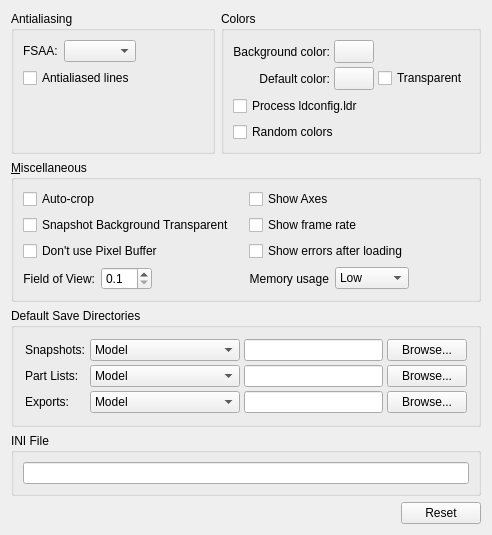
     <widget class="QWidget" name="generalTab">
      <attribute name="title">
       <string>General</string>
      </attribute>
      <layout class="QVBoxLayout" name="verticalLayout_3">
       <item>
        <layout class="QGridLayout" name="gridLayout">
         <item row="0" column="0">
          <widget class="QGroupBox" name="fsaaBox">
           <property name="sizePolicy">
            <sizepolicy hsizetype="Expanding" vsizetype="Preferred">
             <horstretch>0</horstretch>
             <verstretch>0</verstretch>
            </sizepolicy>
           </property>
           <property name="title">
            <string>Antialiasing</string>
           </property>
           <layout class="QVBoxLayout" name="verticalLayout">
            <item>
             <layout class="QHBoxLayout" name="horizontalLayout">
              <item>
               <widget class="QLabel" name="fsaaModeLabel">
                <property name="text">
                 <string>FSAA:</string>
                </property>
               </widget>
              </item>
              <item>
               <widget class="QComboBox" name="fsaaModeBox">
                <property name="currentText">
                 <string/>
                </property>
                <property name="currentIndex">
                 <number>-1</number>
                </property>
               </widget>
              </item>
              <item>
               <spacer name="fsaaBoxSpacer">
                <property name="orientation">
                 <enum>Qt::Horizontal</enum>
                </property>
                <property name="sizeHint" stdset="0">
                 <size>
                  <width>40</width>
                  <height>20</height>
                 </size>
                </property>
               </spacer>
              </item>
             </layout>
            </item>
            <item>
             <layout class="QHBoxLayout" name="horizontalLayout_2">
              <item>
               <widget class="QCheckBox" name="aaLinesButton">
                <property name="text">
                 <string>Antialiased lines</string>
                </property>
               </widget>
              </item>
              <item>
               <spacer name="horizontalSpacer_2">
                <property name="orientation">
                 <enum>Qt::Horizontal</enum>
                </property>
                <property name="sizeHint" stdset="0">
                 <size>
                  <width>68</width>
                  <height>20</height>
                 </size>
                </property>
               </spacer>
              </item>
             </layout>
            </item>
            <item>
             <spacer name="verticalSpacer">
              <property name="orientation">
               <enum>Qt::Vertical</enum>
              </property>
              <property name="sizeHint" stdset="0">
               <size>
                <width>20</width>
                <height>40</height>
               </size>
              </property>
             </spacer>
            </item>
           </layout>
          </widget>
         </item>
         <item row="0" column="1">
          <widget class="QGroupBox" name="generalColorBox">
           <property name="sizePolicy">
            <sizepolicy hsizetype="Expanding" vsizetype="Expanding">
             <horstretch>0</horstretch>
             <verstretch>0</verstretch>
            </sizepolicy>
           </property>
           <property name="title">
            <string>Colors</string>
           </property>
           <layout class="QVBoxLayout" name="verticalLayout_2">
            <item>
             <layout class="QGridLayout">
              <property name="leftMargin">
               <number>0</number>
              </property>
              <property name="topMargin">
               <number>0</number>
              </property>
              <property name="rightMargin">
               <number>0</number>
              </property>
              <property name="bottomMargin">
               <number>0</number>
              </property>
              <property name="spacing">
               <number>4</number>
              </property>
              <item row="1" column="1">
               <widget class="QToolButton" name="defaultColorButton">
                <property name="minimumSize">
                 <size>
                  <width>40</width>
                  <height>0</height>
                 </size>
                </property>
               </widget>
              </item>
              <item row="0" column="1">
               <widget class="QToolButton" name="backgroundColorButton">
                <property name="sizePolicy">
                 <sizepolicy hsizetype="Fixed" vsizetype="Fixed">
                  <horstretch>0</horstretch>
                  <verstretch>0</verstretch>
                 </sizepolicy>
                </property>
                <property name="minimumSize">
                 <size>
                  <width>40</width>
                  <height>0</height>
                 </size>
                </property>
               </widget>
              </item>
              <item row="1" column="0">
               <widget class="QLabel" name="defaultColorLabel">
                <property name="text">
                 <string>Default color:</string>
                </property>
                <property name="alignment">
                 <set>Qt::AlignRight|Qt::AlignTrailing|Qt::AlignVCenter</set>
                </property>
                <property name="wordWrap">
                 <bool>false</bool>
                </property>
               </widget>
              </item>
              <item row="1" column="2">
               <widget class="QCheckBox" name="transparentButton">
                <property name="text">
                 <string>Transparent</string>
                </property>
               </widget>
              </item>
              <item row="0" column="0">
               <widget class="QLabel" name="backgroundColorLabel">
                <property name="text">
                 <string>Background color:</string>
                </property>
                <property name="alignment">
                 <set>Qt::AlignRight|Qt::AlignTrailing|Qt::AlignVCenter</set>
                </property>
                <property name="wordWrap">
                 <bool>false</bool>
                </property>
               </widget>
              </item>
              <item row="0" column="2">
               <spacer name="Spacer5_2">
                <property name="orientation">
                 <enum>Qt::Horizontal</enum>
                </property>
                <property name="sizeType">
                 <enum>QSizePolicy::Expanding</enum>
                </property>
                <property name="sizeHint" stdset="0">
                 <size>
                  <width>20</width>
                  <height>20</height>
                 </size>
                </property>
               </spacer>
              </item>
             </layout>
            </item>
            <item>
             <widget class="QCheckBox" name="processLdconfigLdrButton">
              <property name="text">
               <string>Process ldconfig.ldr</string>
              </property>
             </widget>
            </item>
            <item>
             <widget class="QCheckBox" name="randomColorsButton">
              <property name="text">
               <string>Random colors</string>
              </property>
             </widget>
            </item>
           </layout>
          </widget>
         </item>
        </layout>
       </item>
       <item>
        <widget class="QGroupBox" name="generalMiscBox">
         <property name="sizePolicy">
          <sizepolicy hsizetype="Expanding" vsizetype="Fixed">
           <horstretch>0</horstretch>
           <verstretch>0</verstretch>
          </sizepolicy>
         </property>
         <property name="minimumSize">
          <size>
           <width>0</width>
           <height>0</height>
          </size>
         </property>
         <property name="title">
          <string>&amp;Miscellaneous</string>
         </property>
         <layout class="QGridLayout" name="gridLayout_5">
          <item row="0" column="0">
           <layout class="QGridLayout" name="gridLayout_4">
            <item row="0" column="1">
             <widget class="QCheckBox" name="showAxesButton">
              <property name="text">
               <string>Show Axes</string>
              </property>
             </widget>
            </item>
            <item row="2" column="1">
             <widget class="QCheckBox" name="showErrorsButton">
              <property name="text">
               <string>Show errors after loading</string>
              </property>
             </widget>
            </item>
            <item row="0" column="0">
             <widget class="QCheckBox" name="autoCropButton">
              <property name="text">
               <string>Auto-crop</string>
              </property>
             </widget>
            </item>
            <item row="2" column="0">
             <widget class="QCheckBox" name="havePixelBufferButton">
              <property name="text">
               <string>Don't use Pixel Buffer</string>
              </property>
             </widget>
            </item>
            <item row="1" column="0">
             <widget class="QCheckBox" name="transparentBackgroundButton">
              <property name="text">
               <string>Snapshot Background Transparent</string>
              </property>
             </widget>
            </item>
            <item row="3" column="1">
             <layout class="QHBoxLayout" name="horizontalLayout_6">
              <item>
               <widget class="QLabel" name="memoryUsageLabel">
                <property name="text">
                 <string>Memory usage</string>
                </property>
                <property name="alignment">
                 <set>Qt::AlignRight|Qt::AlignTrailing|Qt::AlignVCenter</set>
                </property>
                <property name="wordWrap">
                 <bool>false</bool>
                </property>
               </widget>
              </item>
              <item>
               <widget class="QComboBox" name="memoryUsageBox">
                <property name="sizePolicy">
                 <sizepolicy hsizetype="Fixed" vsizetype="Fixed">
                  <horstretch>0</horstretch>
                  <verstretch>0</verstretch>
                 </sizepolicy>
                </property>
                <item>
                 <property name="text">
                  <string>Low</string>
                 </property>
                </item>
                <item>
                 <property name="text">
                  <string>Medium</string>
                 </property>
                </item>
                <item>
                 <property name="text">
                  <string>High</string>
                 </property>
                </item>
               </widget>
              </item>
              <item>
               <spacer name="horizontalSpacer_3">
                <property name="orientation">
                 <enum>Qt::Horizontal</enum>
                </property>
                <property name="sizeHint" stdset="0">
                 <size>
                  <width>40</width>
                  <height>20</height>
                 </size>
                </property>
               </spacer>
              </item>
             </layout>
            </item>
            <item row="1" column="1">
             <widget class="QCheckBox" name="frameRateButton">
              <property name="text">
               <string>Show frame rate</string>
              </property>
             </widget>
            </item>
            <item row="3" column="0">
             <layout class="QHBoxLayout" name="horizontalLayout_4">
              <item>
               <widget class="QLabel" name="fieldOfViewLabel">
                <property name="text">
                 <string>Field of View:</string>
                </property>
                <property name="alignment">
                 <set>Qt::AlignRight|Qt::AlignTrailing|Qt::AlignVCenter</set>
                </property>
                <property name="wordWrap">
                 <bool>false</bool>
                </property>
               </widget>
              </item>
              <item>
               <widget class="QDoubleSpinBox" name="fieldOfViewDoubleSpin">
                <property name="sizePolicy">
                 <sizepolicy hsizetype="Fixed" vsizetype="Fixed">
                  <horstretch>0</horstretch>
                  <verstretch>0</verstretch>
                 </sizepolicy>
                </property>
                <property name="decimals">
                 <number>1</number>
                </property>
                <property name="minimum">
                 <double>0.100000000000000</double>
                </property>
                <property name="maximum">
                 <double>90.000000000000000</double>
                </property>
                <property name="singleStep">
                 <double>0.100000000000000</double>
                </property>
               </widget>
              </item>
              <item>
               <spacer name="Spacer5">
                <property name="orientation">
                 <enum>Qt::Horizontal</enum>
                </property>
                <property name="sizeType">
                 <enum>QSizePolicy::Expanding</enum>
                </property>
                <property name="sizeHint" stdset="0">
                 <size>
                  <width>20</width>
                  <height>20</height>
                 </size>
                </property>
               </spacer>
              </item>
             </layout>
            </item>
           </layout>
          </item>
         </layout>
        </widget>
       </item>
       <item>
        <widget class="QGroupBox" name="generalSnapshotSaveBox">
         <property name="sizePolicy">
          <sizepolicy hsizetype="Expanding" vsizetype="Fixed">
           <horstretch>0</horstretch>
           <verstretch>0</verstretch>
          </sizepolicy>
         </property>
         <property name="title">
          <string>Default Save Directories</string>
         </property>
         <layout class="QVBoxLayout">
          <property name="spacing">
           <number>4</number>
          </property>
          <property name="leftMargin">
           <number>11</number>
          </property>
          <property name="topMargin">
           <number>11</number>
          </property>
          <property name="rightMargin">
           <number>11</number>
          </property>
          <property name="bottomMargin">
           <number>11</number>
          </property>
          <item>
           <layout class="QGridLayout">
            <property name="leftMargin">
             <number>0</number>
            </property>
            <property name="topMargin">
             <number>0</number>
            </property>
            <property name="rightMargin">
             <number>0</number>
            </property>
            <property name="bottomMargin">
             <number>0</number>
            </property>
            <property name="spacing">
             <number>4</number>
            </property>
            <item row="0" column="0">
             <widget class="QLabel" name="defaultSnapshotDirLabel">
              <property name="text">
               <string>Snapshots:</string>
              </property>
              <property name="alignment">
               <set>Qt::AlignLeading|Qt::AlignLeft|Qt::AlignVCenter</set>
              </property>
              <property name="wordWrap">
               <bool>false</bool>
              </property>
             </widget>
            </item>
            <item row="0" column="1">
             <widget class="QComboBox" name="snapshotSaveDirBox">
              <property name="sizePolicy">
               <sizepolicy hsizetype="Preferred" vsizetype="Fixed">
                <horstretch>0</horstretch>
                <verstretch>0</verstretch>
               </sizepolicy>
              </property>
              <item>
               <property name="text">
                <string>Model</string>
               </property>
              </item>
              <item>
               <property name="text">
                <string>Last Saved Snapshot</string>
               </property>
              </item>
              <item>
               <property name="text">
                <string>Specified</string>
               </property>
              </item>
             </widget>
            </item>
            <item row="0" column="2">
             <widget class="QLineEdit" name="snapshotSaveDirEdit"/>
            </item>
            <item row="0" column="3">
             <widget class="QPushButton" name="snapshotSaveDirButton">
              <property name="sizePolicy">
               <sizepolicy hsizetype="Fixed" vsizetype="Fixed">
                <horstretch>0</horstretch>
                <verstretch>0</verstretch>
               </sizepolicy>
              </property>
              <property name="text">
               <string>Browse...</string>
              </property>
             </widget>
            </item>
            <item row="1" column="0">
             <widget class="QLabel" name="defaultPartlistDirLabel">
              <property name="text">
               <string>Part Lists:</string>
              </property>
              <property name="alignment">
               <set>Qt::AlignLeading|Qt::AlignLeft|Qt::AlignVCenter</set>
              </property>
              <property name="wordWrap">
               <bool>false</bool>
              </property>
             </widget>
            </item>
            <item row="1" column="1">
             <widget class="QComboBox" name="partsListsSaveDirBox">
              <property name="sizePolicy">
               <sizepolicy hsizetype="Preferred" vsizetype="Fixed">
                <horstretch>0</horstretch>
                <verstretch>0</verstretch>
               </sizepolicy>
              </property>
              <item>
               <property name="text">
                <string>Model</string>
               </property>
              </item>
              <item>
               <property name="text">
                <string>Last Saved Parts Lists</string>
               </property>
              </item>
              <item>
               <property name="text">
                <string>Specified</string>
               </property>
              </item>
             </widget>
            </item>
            <item row="1" column="2">
             <widget class="QLineEdit" name="partsListsSaveDirEdit"/>
            </item>
            <item row="1" column="3">
             <widget class="QPushButton" name="partsListsSaveDirButton">
              <property name="sizePolicy">
               <sizepolicy hsizetype="Fixed" vsizetype="Fixed">
                <horstretch>0</horstretch>
                <verstretch>0</verstretch>
               </sizepolicy>
              </property>
              <property name="text">
               <string>Browse...</string>
              </property>
             </widget>
            </item>
            <item row="2" column="0">
             <widget class="QLabel" name="exportsDirLabel">
              <property name="text">
               <string>Exports:</string>
              </property>
              <property name="alignment">
               <set>Qt::AlignLeading|Qt::AlignLeft|Qt::AlignVCenter</set>
              </property>
              <property name="wordWrap">
               <bool>false</bool>
              </property>
             </widget>
            </item>
            <item row="2" column="1">
             <widget class="QComboBox" name="exportsListsSaveDirBox">
              <property name="sizePolicy">
               <sizepolicy hsizetype="Preferred" vsizetype="Fixed">
                <horstretch>0</horstretch>
                <verstretch>0</verstretch>
               </sizepolicy>
              </property>
              <item>
               <property name="text">
                <string>Model</string>
               </property>
              </item>
              <item>
               <property name="text">
                <string>Last Saved Exports</string>
               </property>
              </item>
              <item>
               <property name="text">
                <string>Specified</string>
               </property>
              </item>
             </widget>
            </item>
            <item row="2" column="2">
             <widget class="QLineEdit" name="exportsSaveDirEdit"/>
            </item>
            <item row="2" column="3">
             <widget class="QPushButton" name="exportsSaveDirButton">
              <property name="sizePolicy">
               <sizepolicy hsizetype="Fixed" vsizetype="Fixed">
                <horstretch>0</horstretch>
                <verstretch>0</verstretch>
               </sizepolicy>
              </property>
              <property name="text">
               <string>Browse...</string>
              </property>
             </widget>
            </item>
           </layout>
          </item>
         </layout>
        </widget>
       </item>
       <item>
        <widget class="QGroupBox" name="iniBox">
         <property name="title">
          <string>INI File</string>
         </property>
         <layout class="QHBoxLayout" name="horizontalLayout_3">
          <item>
           <widget class="QLineEdit" name="iniFileEdit"/>
          </item>
         </layout>
        </widget>
       </item>
       <item>
        <layout class="QHBoxLayout">
         <property name="spacing">
          <number>6</number>
         </property>
         <property name="leftMargin">
          <number>0</number>
         </property>
         <property name="topMargin">
          <number>0</number>
         </property>
         <property name="rightMargin">
          <number>0</number>
         </property>
         <property name="bottomMargin">
          <number>0</number>
         </property>
         <item>
          <spacer name="Spacer4">
           <property name="orientation">
            <enum>Qt::Horizontal</enum>
           </property>
           <property name="sizeType">
            <enum>QSizePolicy::Expanding</enum>
           </property>
           <property name="sizeHint" stdset="0">
            <size>
             <width>20</width>
             <height>20</height>
            </size>
           </property>
          </spacer>
         </item>
         <item>
          <widget class="QPushButton" name="generalResetButton">
           <property name="sizePolicy">
            <sizepolicy hsizetype="Fixed" vsizetype="Fixed">
             <horstretch>0</horstretch>
             <verstretch>0</verstretch>
            </sizepolicy>
           </property>
           <property name="text">
            <string>Reset</string>
           </property>
          </widget>
         </item>
        </layout>
       </item>
      </layout>
     </widget>
